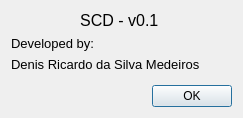
<?xml version="1.0" encoding="UTF-8"?>
<ui version="4.0">
 <class>Dialog</class>
 <widget class="QDialog" name="Dialog">
  <property name="geometry">
   <rect>
    <x>0</x>
    <y>0</y>
    <width>243</width>
    <height>118</height>
   </rect>
  </property>
  <property name="windowTitle">
   <string>About</string>
  </property>
  <property name="windowIcon">
   <iconset resource="resources.qrc">
    <normaloff>:/icons/resources/scd.svg</normaloff>:/icons/resources/scd.svg</iconset>
  </property>
  <layout class="QHBoxLayout" name="horizontalLayout">
   <item>
    <layout class="QVBoxLayout" name="verticalLayout" stretch="0,10,10,60,0">
     <item>
      <widget class="QLabel" name="label_3">
       <property name="font">
        <font>
         <pointsize>12</pointsize>
        </font>
       </property>
       <property name="text">
        <string>SCD - v0.1 </string>
       </property>
       <property name="alignment">
        <set>Qt::AlignCenter</set>
       </property>
      </widget>
     </item>
     <item>
      <widget class="QLabel" name="label">
       <property name="font">
        <font>
         <pointsize>10</pointsize>
        </font>
       </property>
       <property name="text">
        <string>Developed by:</string>
       </property>
      </widget>
     </item>
     <item>
      <widget class="QLabel" name="label_2">
       <property name="font">
        <font>
         <pointsize>10</pointsize>
        </font>
       </property>
       <property name="text">
        <string>Denis Ricardo da Silva Medeiros</string>
       </property>
      </widget>
     </item>
     <item>
      <spacer name="verticalSpacer">
       <property name="orientation">
        <enum>Qt::Vertical</enum>
       </property>
       <property name="sizeHint" stdset="0">
        <size>
         <width>20</width>
         <height>40</height>
        </size>
       </property>
      </spacer>
     </item>
     <item>
      <widget class="QDialogButtonBox" name="buttonBox">
       <property name="orientation">
        <enum>Qt::Horizontal</enum>
       </property>
       <property name="standardButtons">
        <set>QDialogButtonBox::Ok</set>
       </property>
      </widget>
     </item>
    </layout>
   </item>
  </layout>
 </widget>
 <resources>
  <include location="resources.qrc"/>
 </resources>
 <connections>
  <connection>
   <sender>buttonBox</sender>
   <signal>accepted()</signal>
   <receiver>Dialog</receiver>
   <slot>accept()</slot>
   <hints>
    <hint type="sourcelabel">
     <x>248</x>
     <y>254</y>
    </hint>
    <hint type="destinationlabel">
     <x>157</x>
     <y>274</y>
    </hint>
   </hints>
  </connection>
  <connection>
   <sender>buttonBox</sender>
   <signal>rejected()</signal>
   <receiver>Dialog</receiver>
   <slot>reject()</slot>
   <hints>
    <hint type="sourcelabel">
     <x>316</x>
     <y>260</y>
    </hint>
    <hint type="destinationlabel">
     <x>286</x>
     <y>274</y>
    </hint>
   </hints>
  </connection>
 </connections>
</ui>
